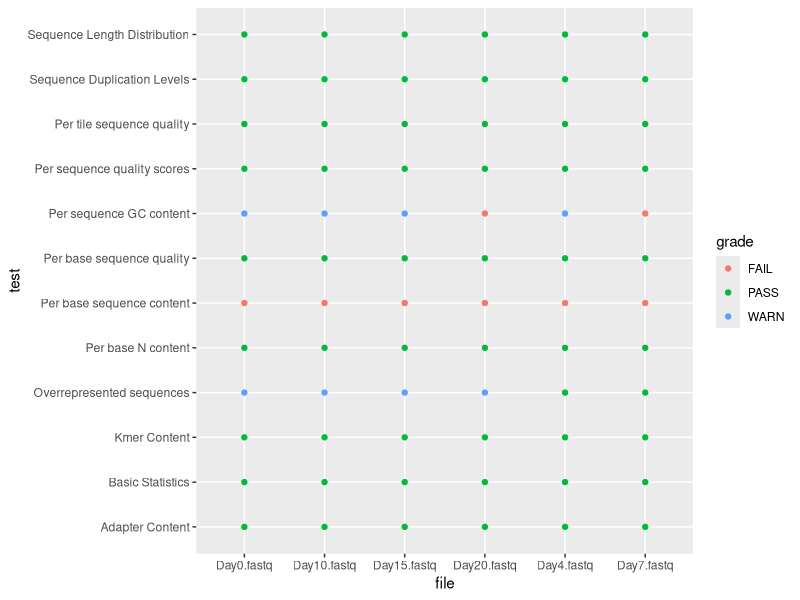
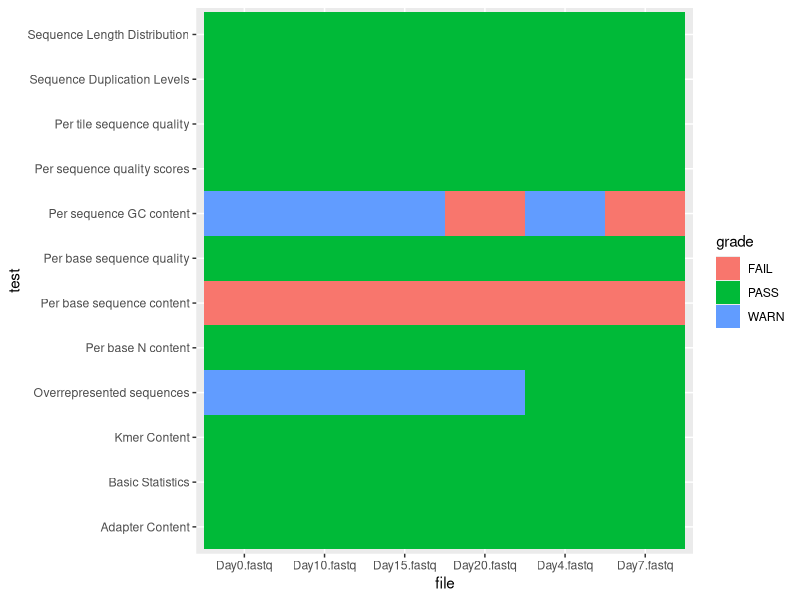
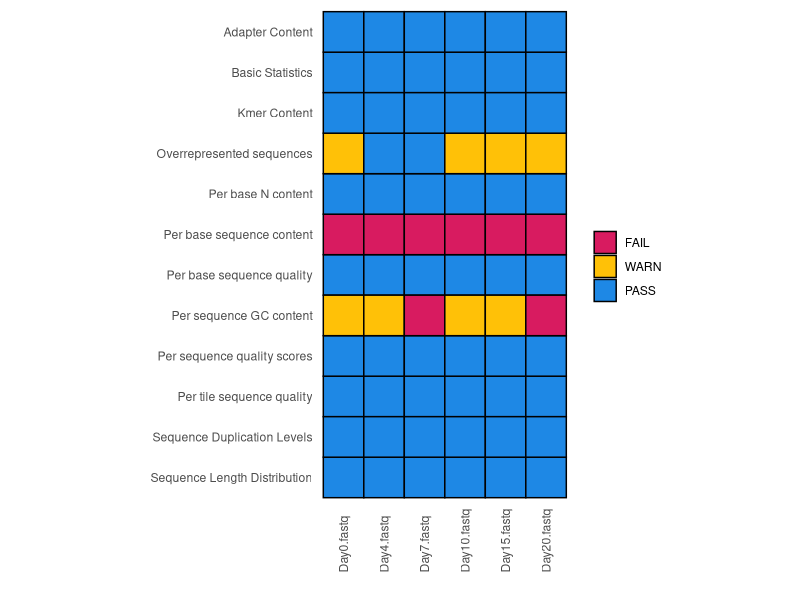

The R source for these figures, in order:
## ---- chunk 1
library(tidyverse)

bigtab <- read_csv("r-progtidy-files/fastqc.csv")
## ---- chunk 2
ggplot(bigtab, aes(x=file,y=test,color=grade)) + 
    geom_point()
## ---- chunk 3
ggplot(bigtab, aes(x=file,y=test,fill=grade)) + 
    geom_tile()
## ---- chunk 4
# Use a forcats function to put x axis in order first found in data frame, 
bigtab$file <- fct_inorder(bigtab$file)

# Manually order the grades.
# Only necessary if not continuing from previous lesson on programming!
color_order <- c("FAIL", "WARN", "PASS")
bigtab$grade <- factor(bigtab$grade, levels=color_order)

myplot <- ggplot(bigtab, aes(x=file, y=test, fill=grade)) + 
    geom_tile(color="black", linewidth=0.5) +      # Black border on tiles
    scale_y_discrete(limits=rev) +                 # Flip the y axis
    scale_fill_manual(                             # Colors, as color hex codes
        values=c("#D81B60","#FFC107","#1E88E5")) +
    labs(x="", y="", fill="") +                    # Remove axis labels
    coord_fixed() +                                # Square tiles
    theme_minimal() +                              # Minimal theme, no grey background
    theme(panel.grid=element_blank(),              # No underlying grid lines
          axis.text.x=element_text(                # Vertical text on x axis
              angle=90,vjust=0.5,hjust=0))              
myplot
